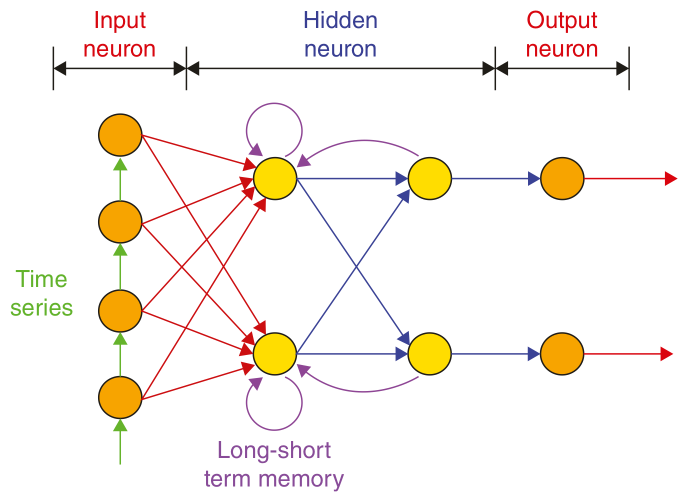
#> input picture pytorch_exercise/openCV_tutorial1/nn_network.jpeg, 1395 x 1000 px, found by its file name (shown at 1/2 size)
$ python openCV_tutorial1.py
#> lines starting #> are read from the running program, lines starting #| are printed output that depends on the picture
import cv2

img = cv2.imread("/Users/jayson/Documents/VSCODE/python/openCV_tutorial/nn_network.jpeg") #讀照片
#> img is the input picture: shape (1000, 1395, 3); mean B, G, R 237.9, 244.3, 249.3

img = cv2.resize(img, (300, 300)) #調整圖片大小
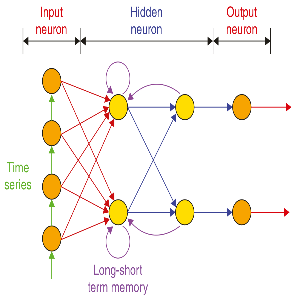
#> img: shape (300, 300, 3); mean B, G, R 237.9, 244.3, 249.4
img = cv2.resize(img, (0, 0), fx = 0.5, fy = 0.5)
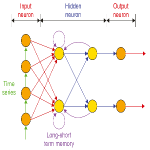
#> img: shape (150, 150, 3); mean B, G, R 237.9, 244.4, 249.4
cv2.imshow("img", img)
cv2.waitKey(0) #括號中寫入圖片持續顯示的時間（毫秒）， 0代表無限久，等待鍵盤上的任意鍵被按，回傳按鍵值結束
